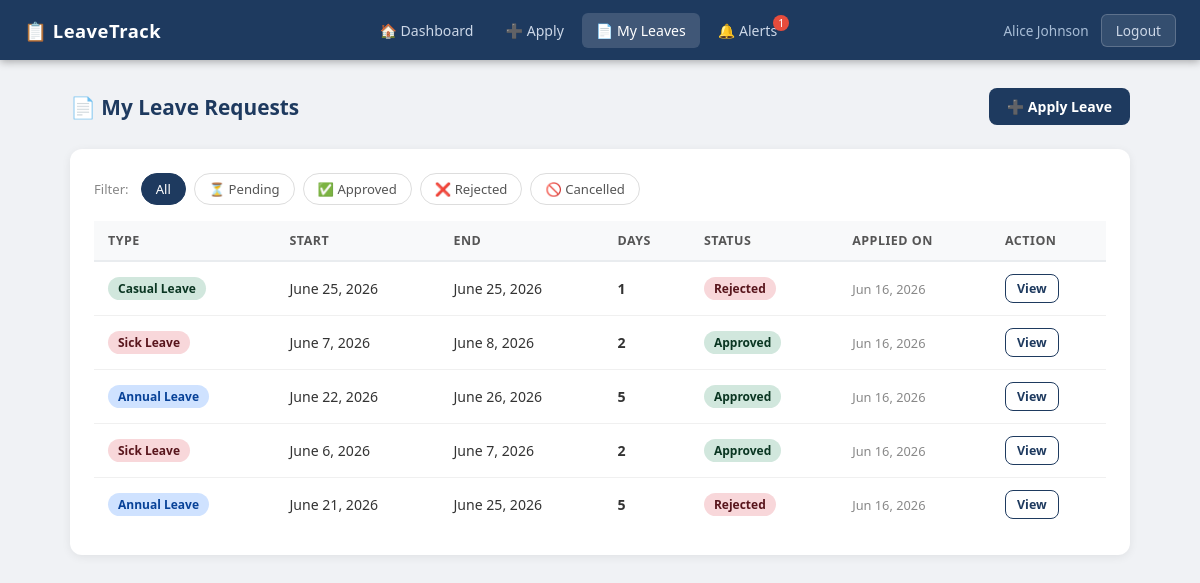
/my-leaves/ (signed in), run on the app's committed database.
### leaves/models.py (models this page shows, shortened)
class LeaveRequest(models.Model):
    LEAVE_TYPES = [
        ('annual', 'Annual Leave'),
        ('sick', 'Sick Leave'),
        ('casual', 'Casual Leave'),
    ]
    STATUS_CHOICES = [
        ('pending', 'Pending'),
        ('approved', 'Approved'),
        ('rejected', 'Rejected'),
        ('cancelled', 'Cancelled'),
    ]
    employee = models.ForeignKey(User, on_delete=models.CASCADE, related_name='leave_requests')
    leave_type = models.CharField(max_length=20, choices=LEAVE_TYPES)
    start_date = models.DateField()
    end_date = models.DateField()
    reason = models.TextField()
    status = models.CharField(max_length=20, choices=STATUS_CHOICES, default='pending')
    applied_on = models.DateTimeField(default=timezone.now)
    reviewed_by = models.ForeignKey(User, on_delete=models.SET_NULL, null=True, blank=True, related_name='reviewed_leaves')
    reviewed_on = models.DateTimeField(null=True, blank=True)
    manager_comment = models.TextField(blank=True)
    @property
    def days_count(self):
        delta = self.end_date - self.start_date
        return delta.days + 1

### leaves/views.py (the view)
# urls.py: path('my-leaves/', views.my_leaves, name='my_leaves'),
@login_required
def my_leaves(request):
    status_filter = request.GET.get('status', '')
    qs = LeaveRequest.objects.filter(employee=request.user).order_by('-applied_on')
    if status_filter:
        qs = qs.filter(status=status_filter)
    return render(request, 'leaves/my_leaves.html', {'leaves': qs, 'status_filter': status_filter})

### templates/leaves/my_leaves.html (shortened to what this page needs)
{% extends 'leaves/base.html' %}
{% block content %}
<div class="page-header">
  <div class="page-title">📄 My Leave Requests</div>
  <a href="{% url 'apply_leave' %}" class="btn btn-primary">➕ Apply Leave</a>
</div>
<div class="card">
  <div class="filter-bar">
    <span style="font-size:.82rem;color:#888;margin-right:4px;">Filter:</span>
    <a href="{% url 'my_leaves' %}" class="filter-btn {% if not status_filter %}active{% endif %}">All</a>
    <a href="?status=pending" class="filter-btn {% if status_filter == 'pending' %}active{% endif %}">⏳ Pending</a>
    <a href="?status=approved" class="filter-btn {% if status_filter == 'approved' %}active{% endif %}">✅ Approved</a>
    <a href="?status=rejected" class="filter-btn {% if status_filter == 'rejected' %}active{% endif %}">❌ Rejected</a>
    <a href="?status=cancelled" class="filter-btn {% if status_filter == 'cancelled' %}active{% endif %}">🚫 Cancelled</a>
  </div>
  {% if leaves %}
  <div class="table-wrap">
  <table>
    <thead>
      <tr><th>Type</th><th>Start</th><th>End</th><th>Days</th><th>Status</th><th>Applied On</th><th>Action</th></tr>
    </thead>
    <tbody>
    {% for l in leaves %}
    <tr>
      <td><span class="badge badge-{{ l.leave_type }}">{{ l.get_leave_type_display }}</span></td>
      <td>{{ l.start_date }}</td>
      <td>{{ l.end_date }}</td>
      <td style="font-weight:600;">{{ l.days_count }}</td>
      <td><span class="badge badge-{{ l.status }}">{{ l.get_status_display }}</span></td>
      <td style="color:#888;font-size:.8rem;">{{ l.applied_on|date:"M d, Y" }}</td>
      <td>
        <a href="{% url 'leave_detail' l.pk %}" class="btn btn-outline btn-sm">View</a>
      </td>
    </tr>
    {% endfor %}
    </tbody>
  </table>
  </div>
  {% else %}
  <div class="empty-state"><div class="icon">📭</div><p>No leave requests found.</p></div>
  {% endif %}
</div>
{% endblock %}

### templates/leaves/base.html (shortened to what this page needs)
<!DOCTYPE html>
<html lang="en">
<head>
</head>
<body>
{% if user.is_authenticated %}
<nav class="navbar">
  <div class="nav-brand">📋 LeaveTrack</div>
  <div class="nav-links">
    <a href="{% url 'dashboard' %}" {% if request.resolver_match.url_name == 'dashboard' %}class="active"{% endif %}>🏠 Dashboard</a>
    <a href="{% url 'apply_leave' %}" {% if request.resolver_match.url_name == 'apply_leave' %}class="active"{% endif %}>➕ Apply</a>
    <a href="{% url 'my_leaves' %}" {% if request.resolver_match.url_name == 'my_leaves' %}class="active"{% endif %}>📄 My Leaves</a>
    <a href="{% url 'notifications' %}" class="notif-btn {% if request.resolver_match.url_name == 'notifications' %}active{% endif %}">
      🔔 Alerts
      <span class="notif-badge" id="notif-badge">0</span>
    </a>
  </div>
  <div style="display:flex;align-items:center;gap:12px">
    <span class="nav-user">{{ user.get_full_name|default:user.username }}</span>
    <a href="{% url 'logout' %}" class="btn-logout">Logout</a>
  </div>
</nav>
{% endif %}
<div class="container">
  {% block content %}{% endblock %}
</div>
</body>
</html>

### templates/leaves/base.html (style rules this page uses)
* { margin: 0; padding: 0; box-sizing: border-box; }
body { font-family: 'Segoe UI', sans-serif; background: #f0f2f5; color: #333; min-height: 100vh; }
.navbar { background: #1e3a5f; color: #fff; display: flex; align-items: center; justify-content: space-between; padding: 0 24px; height: 60px; position: sticky; top: 0; z-index: 100; box-shadow: 0 2px 8px rgba(0,0,0,.3); }
.nav-brand { font-size: 1.15rem; font-weight: 700; letter-spacing: .5px; display: flex; align-items: center; gap: 8px; }
.nav-links { display: flex; align-items: center; gap: 4px; }
.nav-links a { color: #cdd8e8; text-decoration: none; padding: 8px 14px; border-radius: 6px; font-size: .88rem; transition: background .2s, color .2s; }
.nav-links a:hover, .nav-links a.active { background: rgba(255,255,255,.15); color: #fff; }
.notif-btn { position: relative; }
.notif-badge { position: absolute; top: 2px; right: 2px; background: #e74c3c; color: #fff; border-radius: 50%; width: 16px; height: 16px; font-size: .65rem; display: flex; align-items: center; justify-content: center; display: none; }
.nav-user { font-size: .85rem; color: #a8bdd6; margin-left: 8px; }
.btn-logout { background: rgba(255,255,255,.1); border: 1px solid rgba(255,255,255,.2); color: #cdd8e8; padding: 6px 14px; border-radius: 6px; cursor: pointer; font-size: .85rem; text-decoration: none; transition: background .2s; }
.container { max-width: 1100px; margin: 0 auto; padding: 28px 20px; }
.card { background: #fff; border-radius: 12px; box-shadow: 0 2px 10px rgba(0,0,0,.07); padding: 24px; margin-bottom: 24px; }
.badge { display: inline-block; padding: 3px 10px; border-radius: 20px; font-size: .75rem; font-weight: 600; text-transform: capitalize; }
.badge-approved { background: #d1e7dd; color: #0a3622; }
.badge-rejected { background: #f8d7da; color: #58151c; }
.badge-annual { background: #cfe2ff; color: #084298; }
.badge-sick { background: #f8d7da; color: #58151c; }
.badge-casual { background: #d1e7dd; color: #0a3622; }
.table-wrap { overflow-x: auto; }
table { width: 100%; border-collapse: collapse; }
th { background: #f8f9fa; color: #555; font-size: .78rem; text-transform: uppercase; letter-spacing: .5px; padding: 11px 14px; text-align: left; border-bottom: 2px solid #e9ecef; }
td { padding: 12px 14px; font-size: .88rem; border-bottom: 1px solid #f0f0f0; vertical-align: middle; }
tr:last-child td { border-bottom: none; }
.btn { display: inline-flex; align-items: center; gap: 6px; padding: 9px 18px; border-radius: 8px; border: none; cursor: pointer; font-size: .875rem; font-weight: 600; text-decoration: none; transition: all .2s; }
.btn-primary { background: #1e3a5f; color: #fff; }
.btn-sm { padding: 5px 11px; font-size: .78rem; }
.btn-outline { background: transparent; border: 1.5px solid #1e3a5f; color: #1e3a5f; }
.filter-bar { display: flex; gap: 8px; flex-wrap: wrap; margin-bottom: 16px; align-items: center; }
.filter-btn { padding: 6px 14px; border-radius: 20px; border: 1.5px solid #ddd; background: #fff; cursor: pointer; font-size: .82rem; text-decoration: none; color: #555; transition: all .2s; }
.filter-btn:hover, .filter-btn.active { border-color: #1e3a5f; background: #1e3a5f; color: #fff; }
.page-header { display: flex; align-items: center; justify-content: space-between; margin-bottom: 24px; flex-wrap: wrap; gap: 12px; }
.page-title { font-size: 1.3rem; font-weight: 700; color: #1e3a5f; }

### data on the page
LeaveRequest: leave_type "Casual Leave", start_date "June 25, 2026", end_date "June 25, 2026", days_count "1", status "Rejected", applied_on "Jun 16, 2026"
LeaveRequest: leave_type "Sick Leave", start_date "June 7, 2026", end_date "June 8, 2026", days_count "2", status "Approved", applied_on "Jun 16, 2026"
LeaveRequest: leave_type "Annual Leave", start_date "June 22, 2026", end_date "June 26, 2026", days_count "5", status "Approved", applied_on "Jun 16, 2026"
LeaveRequest: leave_type "Sick Leave", start_date "June 6, 2026", end_date "June 7, 2026", days_count "2", status "Approved", applied_on "Jun 16, 2026"
LeaveRequest: leave_type "Annual Leave", start_date "June 21, 2026", end_date "June 25, 2026", days_count "5", status "Rejected", applied_on "Jun 16, 2026"

### other printed values
{{ user.get_full_name|default:user.username }} "Alice Johnson"
